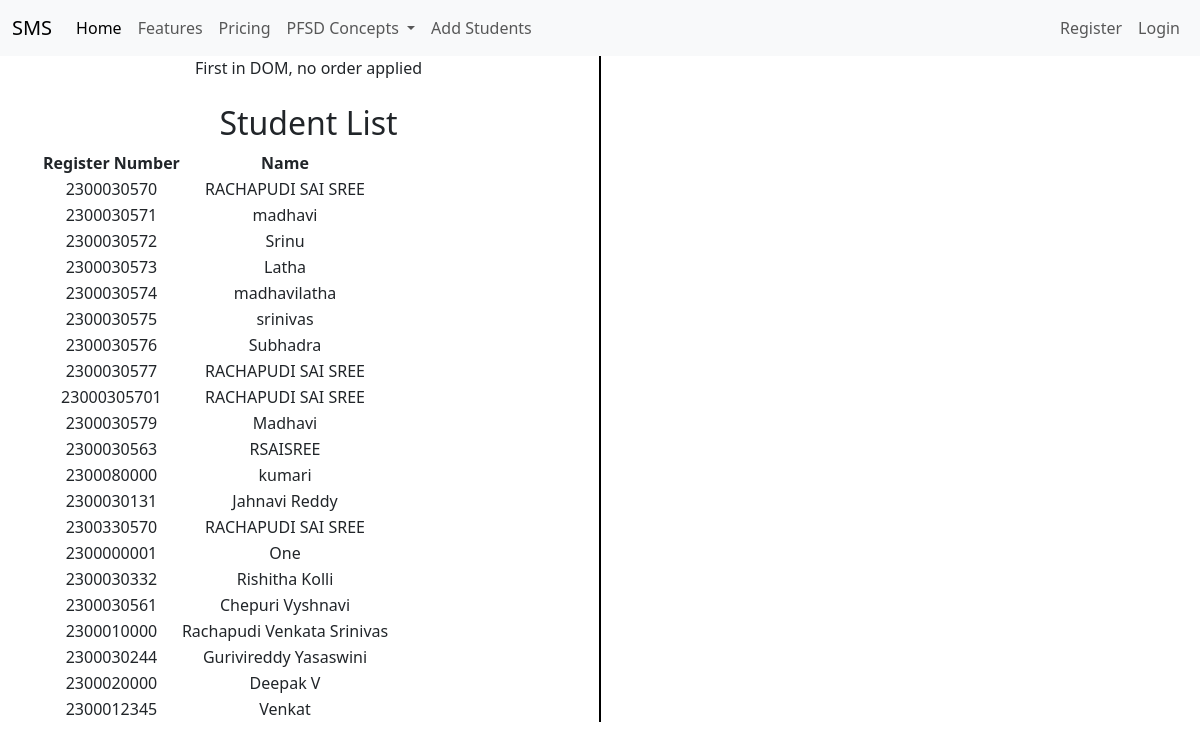
The page /students/ on the database its author committed.
### adminapp/models.py (models this page shows, shortened)
class StudentList(models.Model):
    Register_Number = models.CharField(max_length=20, unique=True)
    Name = models.CharField(max_length=100)
    user = models.OneToOneField(User, on_delete=models.CASCADE, null=True)

### adminapp/views.py (the view)
# urls.py: path('students/', views.student_list, name='student_list'),
def student_list(request):
    students = StudentList.objects.all()
    return render(request, 'adminapp/ViewStudents.html', {'students': students})

### templates/adminapp/ViewStudents.html (shortened to what this page needs)
{% extends 'Navbar/ProjectNavbar.html' %}
{% load static %}
{% block body %}
<div class="container text-center">
  <div class="row">
    <div class="col">
      First in DOM, no order applied
        <br><br>
            <h2>Student List</h2>
<table>
    <tr>
        <th>Register Number</th>
        <th>Name</th>
    </tr>
    {% for student in students %}
    <tr>
        <td>{{ student.Register_Number }}</td>
        <td>{{ student.Name }}</td>
    </tr>
    {% endfor %}
</table>
    </div>
      <br><br><br><br><br><br><br><br><br><br><br><br><br><br><br><br>
      <br><br><br><br><br><br><br>
       <div class="col-auto d-flex align-items-center">
      <div style="border-left: 2px solid black; height: 100%;"></div>
    </div>
    <div class="col">
        <br><br>
    </div>
  </div>
</div>
{% endblock %}

### templates/navbar/ProjectNavBar.html (shortened to what this page needs)
<!DOCTYPE html>
<html lang="en">
<head>
    <link href="https://cdn.jsdelivr.net/npm/bootstrap@5.3.3/dist/css/bootstrap.min.css" rel="stylesheet">
</head>
<body>
<nav class="navbar navbar-expand-lg navbar-light bg-light">
  <div class="container-fluid">
    <a class="navbar-brand" href=" {% url 'projecthomepage' %} ">SMS</a>
    <div class="collapse navbar-collapse" id="navbarNavDropdown">
      <ul class="navbar-nav">
        <li class="nav-item">
          <a class="nav-link active" aria-current="page" href="#">Home</a>
        </li>
        <li class="nav-item">
          <a class="nav-link" href="#">Features</a>
        </li>
        <li class="nav-item">
          <a class="nav-link" href="#">Pricing</a>
        </li>
        <li class="nav-item dropdown">
          <a class="nav-link dropdown-toggle" href="#" id="navbarDropdownMenuLink" role="button" data-bs-toggle="dropdown" aria-expanded="false">
            PFSD Concepts
          </a>
        </li>
          <li class="nav-item">
          <a class="nav-link" href="{% url 'add_student' %}">Add Students</a>
        </li>
      </ul>
    </div>
  <ul  class="navbar-nav ms-auto">
<li>
        {% if user.is_authenticated %}
        <li class="nav-item">
        <span class="nav-link">Welcome, {{ user.username }}</span>
    </li>
          <li class="nav-item">
          <a class="nav-link" href="{% url 'logout' %}">Logout</a>
          </li>
        {% else %}
                <li class="nav-item">
          <a class="nav-link" href="{% url 'registerpagelogic' %}">Register</a>
        </li>
          <li class="nav-item">
          <a class="nav-link" href="{% url 'loginpagecall' %}">Login</a>
        </li>
        {% endif %}
 </li>
      </ul>
  </div>
</nav>
{% block body %}
{% endblock %}
</body>
</html>

### rows shown on the page
StudentList: Register_Number "2300030570", Name "RACHAPUDI SAI SREE"
StudentList: Register_Number "2300030571", Name "madhavi"
StudentList: Register_Number "2300030572", Name "Srinu"
StudentList: Register_Number "2300030573", Name "Latha"
StudentList: Register_Number "2300030574", Name "madhavilatha"
StudentList: Register_Number "2300030575", Name "srinivas"
StudentList: Register_Number "2300030576", Name "Subhadra"
StudentList: Register_Number "2300030577", Name "RACHAPUDI SAI SREE"
StudentList: Register_Number "23000305701", Name "RACHAPUDI SAI SREE"
StudentList: Register_Number "2300030579", Name "Madhavi"
StudentList: Register_Number "2300030563", Name "RSAISREE"
StudentList: Register_Number "2300080000", Name "kumari"
StudentList: Register_Number "2300030131", Name "Jahnavi Reddy"
StudentList: Register_Number "2300330570", Name "RACHAPUDI SAI SREE"
StudentList: Register_Number "2300000001", Name "One"
StudentList: Register_Number "2300030332", Name "Rishitha Kolli"
StudentList: Register_Number "2300030561", Name "Chepuri Vyshnavi"
StudentList: Register_Number "2300010000", Name "Rachapudi Venkata Srinivas"
StudentList: Register_Number "2300030244", Name "Gurivireddy Yasaswini"
StudentList: Register_Number "2300020000", Name "Deepak V"
StudentList: Register_Number "2300012345", Name "Venkat"
